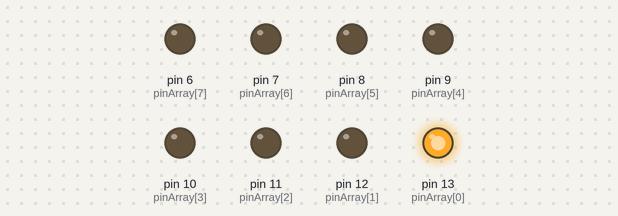
This sketch was run on a simulated Arduino Uno, built with avr-gcc and run on an emulated ATmega328P. Parts: output pins drawn as LEDs (lit = HIGH).

Above: at 0.03 s.
At 0.45 s:
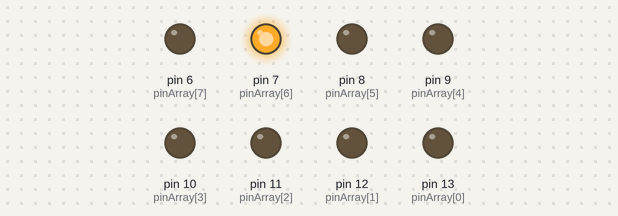
At 0.73 s:
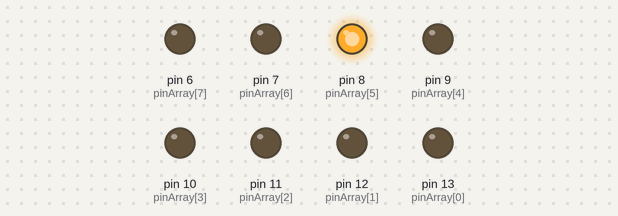
At 1.43 s:
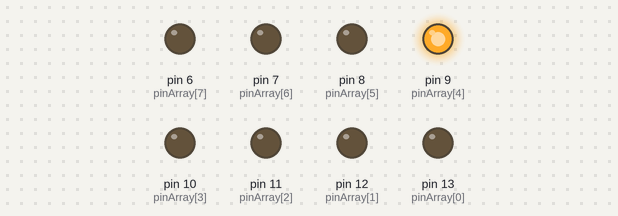
At 2.13 s:
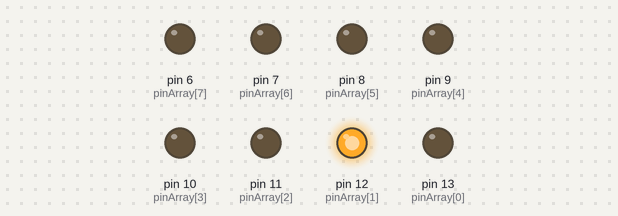
At 2.8 s:
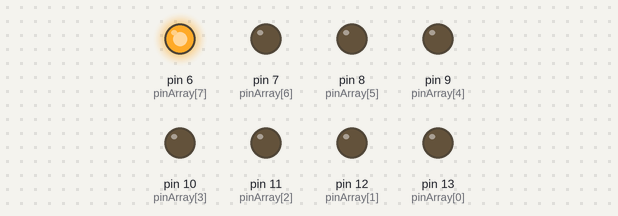
Timing chart, 0 to 3.1 s (numbered marks = the images above):
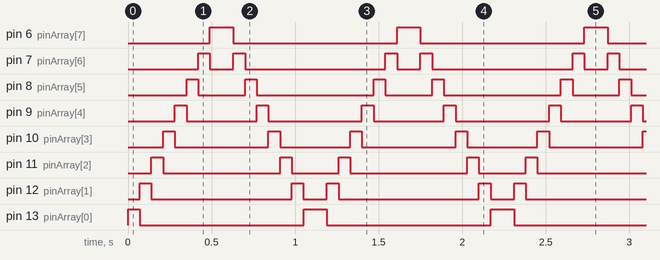

Measured:
- by itself, pin 6 (pinArray[7]): alternates HIGH for 0.14 s and LOW for 0.98 s
- by itself, pin 7 (pinArray[6]): repeats every 1.1 s: LOW 0.14 s, HIGH 0.07 s, LOW 0.84 s, HIGH 0.07 s
- by itself, pin 8 (pinArray[5]): repeats every 1.1 s: LOW 0.28 s, HIGH 0.07 s, LOW 0.70 s, HIGH 0.07 s
- by itself, pin 9 (pinArray[4]): repeats every 1.1 s: LOW 0.42 s, HIGH 0.07 s, LOW 0.56 s, HIGH 0.07 s
- by itself, pin 10 (pinArray[3]): repeats every 1.1 s: LOW 0.56 s, HIGH 0.07 s, LOW 0.42 s, HIGH 0.07 s
- by itself, pin 11 (pinArray[2]): repeats every 1.1 s: LOW 0.70 s, HIGH 0.07 s, LOW 0.28 s, HIGH 0.07 s
- by itself, pin 12 (pinArray[1]): repeats every 1.1 s: LOW 0.84 s, HIGH 0.07 s, LOW 0.14 s, HIGH 0.07 s
- by itself, pin 13 (pinArray[0]): repeats every 1.1 s: LOW 0.98 s, HIGH 0.14 s

The sketch:

opdracht2_code.ino
```cpp
// Een Array voor alle pins.
int pinArray[] = {13, 12, 11, 10, 9, 8, 7, 6};

// De setup voor alle pins
void setup(){
  for (int count = 0; count < 8; count++) {
    pinMode(pinArray[count], OUTPUT);
  }
}

void loop()
{
// Knipperen van alle LEDs
  blinkAll(70);
}


void blinkAll(int time) {
  // Knipper van links naar rechts
  for (int i = 0; i < 8; i++) {
    digitalWrite(pinArray[i], HIGH);
    delay(time);
    digitalWrite(pinArray[i], LOW);
  }
  // Knipper van rechts naar links
  for (int i = 7; i >= 0; i--) {
    digitalWrite(pinArray[i], HIGH);
    delay(time);
    digitalWrite(pinArray[i], LOW);
  }
}
```
